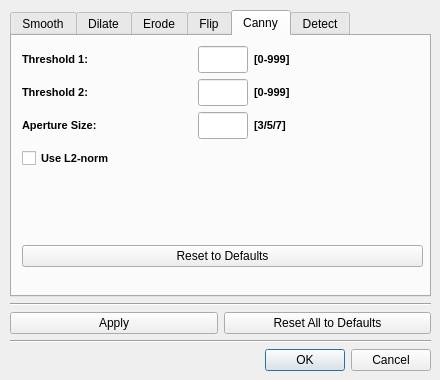
<?xml version="1.0" encoding="UTF-8"?>
<ui version="4.0">
	<class>ImageProcessingSettingsDialog</class>
	<widget class="QDialog" name="ImageProcessingSettingsDialog">
		<property name="geometry">
			<rect>
				<x>0</x>
				<y>0</y>
				<width>440</width>
				<height>380</height>
			</rect>
		</property>
		<property name="windowTitle">
			<string>Image Processing Settings</string>
		</property>
		<widget class="QWidget" name="layoutWidget1">
			<property name="geometry">
				<rect>
					<x>10</x>
					<y>10</y>
					<width>421</width>
					<height>361</height>
				</rect>
			</property>
			<layout class="QVBoxLayout" name="verticalLayout_40">
				<item>
					<widget class="QTabWidget" name="tabWidget">
						<property name="currentIndex">
							<number>4</number>
						</property>
						<widget class="QWidget" name="smoothTab_5">
							<attribute name="title">
								<string>Smooth</string>
							</attribute>
							<widget class="QWidget" name="layoutWidget2_5">
								<property name="geometry">
									<rect>
										<x>10</x>
										<y>10</y>
										<width>401</width>
										<height>221</height>
									</rect>
								</property>
								<layout class="QVBoxLayout" name="verticalLayout_41">
									<item>
										<layout class="QHBoxLayout" name="horizontalLayout_48">
											<item>
												<layout class="QVBoxLayout" name="verticalLayout_42">
													<item>
														<widget class="QLabel" name="label_68">
															<property name="sizePolicy">
																<sizepolicy hsizetype="Preferred" vsizetype="Minimum">
																	<horstretch>0</horstretch>
																	<verstretch>0</verstretch>
																</sizepolicy>
															</property>
															<property name="minimumSize">
																<size>
																	<width>0</width>
																	<height>27</height>
																</size>
															</property>
															<property name="maximumSize">
																<size>
																	<width>140</width>
																	<height>27</height>
																</size>
															</property>
															<property name="font">
																<font>
																	<pointsize>8</pointsize>
																	<weight>75</weight>
																	<bold>true</bold>
																</font>
															</property>
															<property name="text">
																<string>Type:</string>
															</property>
														</widget>
													</item>
													<item>
														<layout class="QVBoxLayout" name="verticalLayout_43">
															<item>
																<widget class="QRadioButton" name="smoothBlurButton">
																	<property name="maximumSize">
																		<size>
																			<width>140</width>
																			<height>16777215</height>
																		</size>
																	</property>
																	<property name="font">
																		<font>
																			<pointsize>8</pointsize>
																		</font>
																	</property>
																	<property name="text">
																		<string>Blur</string>
																	</property>
																	<attribute name="buttonGroup">
																		<string notr="true">smoothTypeGroup</string>
																	</attribute>
																</widget>
															</item>
															<item>
																<widget class="QRadioButton" name="smoothGaussianButton">
																	<property name="maximumSize">
																		<size>
																			<width>140</width>
																			<height>16777215</height>
																		</size>
																	</property>
																	<property name="font">
																		<font>
																			<pointsize>8</pointsize>
																		</font>
																	</property>
																	<property name="text">
																		<string>Gaussian</string>
																	</property>
																	<attribute name="buttonGroup">
																		<string notr="true">smoothTypeGroup</string>
																	</attribute>
																</widget>
															</item>
															<item>
																<widget class="QRadioButton" name="smoothMedianButton">
																	<property name="maximumSize">
																		<size>
																			<width>140</width>
																			<height>16777215</height>
																		</size>
																	</property>
																	<property name="font">
																		<font>
																			<pointsize>8</pointsize>
																		</font>
																	</property>
																	<property name="text">
																		<string>Median</string>
																	</property>
																	<attribute name="buttonGroup">
																		<string notr="true">smoothTypeGroup</string>
																	</attribute>
																</widget>
															</item>
															<item>
																<spacer name="verticalSpacer_29">
																	<property name="orientation">
																		<enum>Qt::Vertical</enum>
																	</property>
																	<property name="sizeHint" stdset="0">
																		<size>
																			<width>20</width>
																			<height>40</height>
																		</size>
																	</property>
																</spacer>
															</item>
														</layout>
													</item>
												</layout>
											</item>
											<item>
												<layout class="QVBoxLayout" name="verticalLayout_44">
													<item>
														<widget class="QLabel" name="label_69">
															<property name="minimumSize">
																<size>
																	<width>0</width>
																	<height>27</height>
																</size>
															</property>
															<property name="maximumSize">
																<size>
																	<width>16777215</width>
																	<height>27</height>
																</size>
															</property>
															<property name="font">
																<font>
																	<pointsize>8</pointsize>
																	<weight>75</weight>
																	<bold>true</bold>
																</font>
															</property>
															<property name="text">
																<string>Parameters:</string>
															</property>
														</widget>
													</item>
													<item>
														<layout class="QVBoxLayout" name="verticalLayout_45">
															<item>
																<layout class="QHBoxLayout" name="horizontalLayout_49">
																	<item>
																		<widget class="QLabel" name="label_70">
																			<property name="sizePolicy">
																				<sizepolicy hsizetype="Minimum" vsizetype="Preferred">
																					<horstretch>0</horstretch>
																					<verstretch>0</verstretch>
																				</sizepolicy>
																			</property>
																			<property name="minimumSize">
																				<size>
																					<width>15</width>
																					<height>0</height>
																				</size>
																			</property>
																			<property name="maximumSize">
																				<size>
																					<width>15</width>
																					<height>16777215</height>
																				</size>
																			</property>
																			<property name="font">
																				<font>
																					<pointsize>8</pointsize>
																				</font>
																			</property>
																			<property name="text">
																				<string>1:</string>
																			</property>
																		</widget>
																	</item>
																	<item>
																		<widget class="QLineEdit" name="smoothParam1Edit">
																			<property name="sizePolicy">
																				<sizepolicy hsizetype="Minimum" vsizetype="Fixed">
																					<horstretch>0</horstretch>
																					<verstretch>0</verstretch>
																				</sizepolicy>
																			</property>
																			<property name="minimumSize">
																				<size>
																					<width>45</width>
																					<height>0</height>
																				</size>
																			</property>
																			<property name="maximumSize">
																				<size>
																					<width>45</width>
																					<height>16777215</height>
																				</size>
																			</property>
																			<property name="font">
																				<font>
																					<pointsize>8</pointsize>
																				</font>
																			</property>
																		</widget>
																	</item>
																	<item>
																		<widget class="QLabel" name="smoothParam1RangeLabel">
																			<property name="font">
																				<font>
																					<pointsize>8</pointsize>
																					<weight>75</weight>
																					<bold>true</bold>
																				</font>
																			</property>
																			<property name="text">
																				<string/>
																			</property>
																		</widget>
																	</item>
																	<item>
																		<widget class="QLabel" name="smoothParam1Label">
																			<property name="font">
																				<font>
																					<pointsize>8</pointsize>
																				</font>
																			</property>
																			<property name="text">
																				<string/>
																			</property>
																		</widget>
																	</item>
																</layout>
															</item>
															<item>
																<layout class="QHBoxLayout" name="horizontalLayout_50">
																	<item>
																		<widget class="QLabel" name="label_71">
																			<property name="sizePolicy">
																				<sizepolicy hsizetype="Minimum" vsizetype="Preferred">
																					<horstretch>0</horstretch>
																					<verstretch>0</verstretch>
																				</sizepolicy>
																			</property>
																			<property name="minimumSize">
																				<size>
																					<width>15</width>
																					<height>0</height>
																				</size>
																			</property>
																			<property name="maximumSize">
																				<size>
																					<width>15</width>
																					<height>16777215</height>
																				</size>
																			</property>
																			<property name="font">
																				<font>
																					<pointsize>8</pointsize>
																				</font>
																			</property>
																			<property name="text">
																				<string>2:</string>
																			</property>
																		</widget>
																	</item>
																	<item>
																		<widget class="QLineEdit" name="smoothParam2Edit">
																			<property name="sizePolicy">
																				<sizepolicy hsizetype="Minimum" vsizetype="Fixed">
																					<horstretch>0</horstretch>
																					<verstretch>0</verstretch>
																				</sizepolicy>
																			</property>
																			<property name="minimumSize">
																				<size>
																					<width>45</width>
																					<height>0</height>
																				</size>
																			</property>
																			<property name="maximumSize">
																				<size>
																					<width>45</width>
																					<height>16777215</height>
																				</size>
																			</property>
																			<property name="font">
																				<font>
																					<pointsize>8</pointsize>
																				</font>
																			</property>
																		</widget>
																	</item>
																	<item>
																		<widget class="QLabel" name="smoothParam2RangeLabel">
																			<property name="font">
																				<font>
																					<pointsize>8</pointsize>
																					<weight>75</weight>
																					<bold>true</bold>
																				</font>
																			</property>
																			<property name="text">
																				<string/>
																			</property>
																		</widget>
																	</item>
																	<item>
																		<widget class="QLabel" name="smoothParam2Label">
																			<property name="font">
																				<font>
																					<pointsize>8</pointsize>
																				</font>
																			</property>
																			<property name="text">
																				<string/>
																			</property>
																		</widget>
																	</item>
																</layout>
															</item>
															<item>
																<layout class="QHBoxLayout" name="horizontalLayout_51">
																	<item>
																		<widget class="QLabel" name="label_72">
																			<property name="sizePolicy">
																				<sizepolicy hsizetype="Minimum" vsizetype="Preferred">
																					<horstretch>0</horstretch>
																					<verstretch>0</verstretch>
																				</sizepolicy>
																			</property>
																			<property name="minimumSize">
																				<size>
																					<width>15</width>
																					<height>0</height>
																				</size>
																			</property>
																			<property name="maximumSize">
																				<size>
																					<width>15</width>
																					<height>16777215</height>
																				</size>
																			</property>
																			<property name="font">
																				<font>
																					<pointsize>8</pointsize>
																				</font>
																			</property>
																			<property name="text">
																				<string>3:</string>
																			</property>
																		</widget>
																	</item>
																	<item>
																		<widget class="QLineEdit" name="smoothParam3Edit">
																			<property name="sizePolicy">
																				<sizepolicy hsizetype="Minimum" vsizetype="Fixed">
																					<horstretch>0</horstretch>
																					<verstretch>0</verstretch>
																				</sizepolicy>
																			</property>
																			<property name="minimumSize">
																				<size>
																					<width>45</width>
																					<height>0</height>
																				</size>
																			</property>
																			<property name="maximumSize">
																				<size>
																					<width>45</width>
																					<height>16777215</height>
																				</size>
																			</property>
																			<property name="font">
																				<font>
																					<pointsize>8</pointsize>
																				</font>
																			</property>
																		</widget>
																	</item>
																	<item>
																		<widget class="QLabel" name="smoothParam3RangeLabel">
																			<property name="font">
																				<font>
																					<pointsize>8</pointsize>
																					<weight>75</weight>
																					<bold>true</bold>
																				</font>
																			</property>
																			<property name="text">
																				<string/>
																			</property>
																		</widget>
																	</item>
																	<item>
																		<widget class="QLabel" name="smoothParam3Label">
																			<property name="font">
																				<font>
																					<pointsize>8</pointsize>
																				</font>
																			</property>
																			<property name="text">
																				<string/>
																			</property>
																		</widget>
																	</item>
																</layout>
															</item>
															<item>
																<layout class="QHBoxLayout" name="horizontalLayout_52">
																	<item>
																		<widget class="QLabel" name="label_73">
																			<property name="sizePolicy">
																				<sizepolicy hsizetype="Minimum" vsizetype="Preferred">
																					<horstretch>0</horstretch>
																					<verstretch>0</verstretch>
																				</sizepolicy>
																			</property>
																			<property name="minimumSize">
																				<size>
																					<width>15</width>
																					<height>0</height>
																				</size>
																			</property>
																			<property name="maximumSize">
																				<size>
																					<width>15</width>
																					<height>16777215</height>
																				</size>
																			</property>
																			<property name="font">
																				<font>
																					<pointsize>8</pointsize>
																				</font>
																			</property>
																			<property name="text">
																				<string>4:</string>
																			</property>
																		</widget>
																	</item>
																	<item>
																		<widget class="QLineEdit" name="smoothParam4Edit">
																			<property name="sizePolicy">
																				<sizepolicy hsizetype="Minimum" vsizetype="Fixed">
																					<horstretch>0</horstretch>
																					<verstretch>0</verstretch>
																				</sizepolicy>
																			</property>
																			<property name="minimumSize">
																				<size>
																					<width>45</width>
																					<height>0</height>
																				</size>
																			</property>
																			<property name="maximumSize">
																				<size>
																					<width>45</width>
																					<height>16777215</height>
																				</size>
																			</property>
																			<property name="font">
																				<font>
																					<pointsize>8</pointsize>
																				</font>
																			</property>
																		</widget>
																	</item>
																	<item>
																		<widget class="QLabel" name="smoothParam4RangeLabel">
																			<property name="font">
																				<font>
																					<pointsize>8</pointsize>
																					<weight>75</weight>
																					<bold>true</bold>
																				</font>
																			</property>
																			<property name="text">
																				<string/>
																			</property>
																		</widget>
																	</item>
																	<item>
																		<widget class="QLabel" name="smoothParam4Label">
																			<property name="font">
																				<font>
																					<pointsize>8</pointsize>
																				</font>
																			</property>
																			<property name="text">
																				<string/>
																			</property>
																		</widget>
																	</item>
																</layout>
															</item>
														</layout>
													</item>
												</layout>
											</item>
										</layout>
									</item>
									<item>
										<spacer name="verticalSpacer_31">
											<property name="orientation">
												<enum>Qt::Vertical</enum>
											</property>
											<property name="sizeHint" stdset="0">
												<size>
													<width>20</width>
													<height>40</height>
												</size>
											</property>
										</spacer>
									</item>
									<item>
										<widget class="QPushButton" name="resetSmoothToDefaultsButton">
											<property name="text">
												<string>Reset to Defaults</string>
											</property>
										</widget>
									</item>
								</layout>
							</widget>
						</widget>
						<widget class="QWidget" name="dilateTab_5">
							<attribute name="title">
								<string>Dilate</string>
							</attribute>
							<widget class="QWidget" name="layoutWidget3_5">
								<property name="geometry">
									<rect>
										<x>10</x>
										<y>10</y>
										<width>401</width>
										<height>221</height>
									</rect>
								</property>
								<layout class="QVBoxLayout" name="verticalLayout_46">
									<item>
										<layout class="QHBoxLayout" name="horizontalLayout_53">
											<item>
												<widget class="QLabel" name="label_74">
													<property name="minimumSize">
														<size>
															<width>0</width>
															<height>27</height>
														</size>
													</property>
													<property name="font">
														<font>
															<pointsize>8</pointsize>
															<weight>75</weight>
															<bold>true</bold>
														</font>
													</property>
													<property name="text">
														<string>Number of iterations:</string>
													</property>
												</widget>
											</item>
											<item>
												<widget class="QLineEdit" name="dilateIterationsEdit">
													<property name="sizePolicy">
														<sizepolicy hsizetype="Minimum" vsizetype="Fixed">
															<horstretch>0</horstretch>
															<verstretch>0</verstretch>
														</sizepolicy>
													</property>
													<property name="minimumSize">
														<size>
															<width>50</width>
															<height>27</height>
														</size>
													</property>
													<property name="maximumSize">
														<size>
															<width>50</width>
															<height>16777215</height>
														</size>
													</property>
													<property name="font">
														<font>
															<pointsize>8</pointsize>
														</font>
													</property>
												</widget>
											</item>
											<item>
												<widget class="QLabel" name="label_75">
													<property name="minimumSize">
														<size>
															<width>0</width>
															<height>27</height>
														</size>
													</property>
													<property name="font">
														<font>
															<pointsize>8</pointsize>
															<weight>75</weight>
															<bold>true</bold>
														</font>
													</property>
													<property name="text">
														<string>[1-999]</string>
													</property>
												</widget>
											</item>
										</layout>
									</item>
									<item>
										<spacer name="verticalSpacer_32">
											<property name="orientation">
												<enum>Qt::Vertical</enum>
											</property>
											<property name="sizeHint" stdset="0">
												<size>
													<width>20</width>
													<height>40</height>
												</size>
											</property>
										</spacer>
									</item>
									<item>
										<widget class="QPushButton" name="resetDilateToDefaultsButton">
											<property name="text">
												<string>Reset to Defaults</string>
											</property>
										</widget>
									</item>
								</layout>
							</widget>
						</widget>
						<widget class="QWidget" name="erodeTab_5">
							<attribute name="title">
								<string>Erode</string>
							</attribute>
							<widget class="QWidget" name="layoutWidget4_5">
								<property name="geometry">
									<rect>
										<x>10</x>
										<y>10</y>
										<width>401</width>
										<height>221</height>
									</rect>
								</property>
								<layout class="QVBoxLayout" name="verticalLayout_47">
									<item>
										<layout class="QHBoxLayout" name="horizontalLayout_54">
											<item>
												<widget class="QLabel" name="label_76">
													<property name="minimumSize">
														<size>
															<width>0</width>
															<height>27</height>
														</size>
													</property>
													<property name="font">
														<font>
															<pointsize>8</pointsize>
															<weight>75</weight>
															<bold>true</bold>
														</font>
													</property>
													<property name="text">
														<string>Number of iterations</string>
													</property>
												</widget>
											</item>
											<item>
												<widget class="QLineEdit" name="erodeIterationsEdit">
													<property name="sizePolicy">
														<sizepolicy hsizetype="Minimum" vsizetype="Fixed">
															<horstretch>0</horstretch>
															<verstretch>0</verstretch>
														</sizepolicy>
													</property>
													<property name="minimumSize">
														<size>
															<width>50</width>
															<height>27</height>
														</size>
													</property>
													<property name="maximumSize">
														<size>
															<width>50</width>
															<height>16777215</height>
														</size>
													</property>
													<property name="font">
														<font>
															<pointsize>8</pointsize>
														</font>
													</property>
												</widget>
											</item>
											<item>
												<widget class="QLabel" name="label_77">
													<property name="minimumSize">
														<size>
															<width>0</width>
															<height>27</height>
														</size>
													</property>
													<property name="font">
														<font>
															<pointsize>8</pointsize>
															<weight>75</weight>
															<bold>true</bold>
														</font>
													</property>
													<property name="text">
														<string>[1-999]</string>
													</property>
												</widget>
											</item>
										</layout>
									</item>
									<item>
										<spacer name="verticalSpacer_33">
											<property name="orientation">
												<enum>Qt::Vertical</enum>
											</property>
											<property name="sizeHint" stdset="0">
												<size>
													<width>20</width>
													<height>40</height>
												</size>
											</property>
										</spacer>
									</item>
									<item>
										<widget class="QPushButton" name="resetErodeToDefaultsButton">
											<property name="text">
												<string>Reset to Defaults</string>
											</property>
										</widget>
									</item>
								</layout>
							</widget>
						</widget>
						<widget class="QWidget" name="flipTab_5">
							<attribute name="title">
								<string>Flip</string>
							</attribute>
							<widget class="QWidget" name="layoutWidget5_5">
								<property name="geometry">
									<rect>
										<x>10</x>
										<y>10</y>
										<width>401</width>
										<height>221</height>
									</rect>
								</property>
								<layout class="QVBoxLayout" name="verticalLayout_48">
									<item>
										<layout class="QHBoxLayout" name="horizontalLayout_55">
											<item>
												<widget class="QLabel" name="label_78">
													<property name="sizePolicy">
														<sizepolicy hsizetype="Preferred" vsizetype="Minimum">
															<horstretch>0</horstretch>
															<verstretch>0</verstretch>
														</sizepolicy>
													</property>
													<property name="minimumSize">
														<size>
															<width>0</width>
															<height>27</height>
														</size>
													</property>
													<property name="maximumSize">
														<size>
															<width>16777215</width>
															<height>27</height>
														</size>
													</property>
													<property name="font">
														<font>
															<pointsize>8</pointsize>
															<weight>75</weight>
															<bold>true</bold>
														</font>
													</property>
													<property name="text">
														<string>Mode:</string>
													</property>
												</widget>
											</item>
											<item>
												<widget class="QRadioButton" name="flipXAxisButton">
													<property name="font">
														<font>
															<pointsize>8</pointsize>
														</font>
													</property>
													<property name="text">
														<string>X-axis</string>
													</property>
													<attribute name="buttonGroup">
														<string notr="true">flipCodeGroup</string>
													</attribute>
												</widget>
											</item>
											<item>
												<widget class="QRadioButton" name="flipYAxisButton">
													<property name="font">
														<font>
															<pointsize>8</pointsize>
														</font>
													</property>
													<property name="text">
														<string>Y-axis</string>
													</property>
													<attribute name="buttonGroup">
														<string notr="true">flipCodeGroup</string>
													</attribute>
												</widget>
											</item>
											<item>
												<widget class="QRadioButton" name="flipBothAxesButton">
													<property name="font">
														<font>
															<pointsize>8</pointsize>
														</font>
													</property>
													<property name="text">
														<string>Both axes</string>
													</property>
													<attribute name="buttonGroup">
														<string notr="true">flipCodeGroup</string>
													</attribute>
												</widget>
											</item>
										</layout>
									</item>
									<item>
										<spacer name="verticalSpacer_34">
											<property name="orientation">
												<enum>Qt::Vertical</enum>
											</property>
											<property name="sizeHint" stdset="0">
												<size>
													<width>20</width>
													<height>40</height>
												</size>
											</property>
										</spacer>
									</item>
									<item>
										<widget class="QPushButton" name="resetFlipToDefaultsButton">
											<property name="text">
												<string>Reset to Defaults</string>
											</property>
										</widget>
									</item>
								</layout>
							</widget>
						</widget>
						<widget class="QWidget" name="cannyTab_5">
							<attribute name="title">
								<string>Canny</string>
							</attribute>
							<widget class="QWidget" name="layoutWidget6_5">
								<property name="geometry">
									<rect>
										<x>10</x>
										<y>10</y>
										<width>401</width>
										<height>221</height>
									</rect>
								</property>
								<layout class="QVBoxLayout" name="verticalLayout_49">
									<item>
										<layout class="QHBoxLayout" name="horizontalLayout_56">
											<item>
												<widget class="QLabel" name="label_79">
													<property name="minimumSize">
														<size>
															<width>0</width>
															<height>27</height>
														</size>
													</property>
													<property name="font">
														<font>
															<pointsize>8</pointsize>
															<weight>75</weight>
															<bold>true</bold>
														</font>
													</property>
													<property name="text">
														<string>Threshold 1:</string>
													</property>
												</widget>
											</item>
											<item>
												<widget class="QLineEdit" name="cannyThresh1Edit">
													<property name="sizePolicy">
														<sizepolicy hsizetype="Minimum" vsizetype="Fixed">
															<horstretch>0</horstretch>
															<verstretch>0</verstretch>
														</sizepolicy>
													</property>
													<property name="minimumSize">
														<size>
															<width>50</width>
															<height>27</height>
														</size>
													</property>
													<property name="maximumSize">
														<size>
															<width>50</width>
															<height>16777215</height>
														</size>
													</property>
													<property name="font">
														<font>
															<pointsize>8</pointsize>
														</font>
													</property>
												</widget>
											</item>
											<item>
												<widget class="QLabel" name="label_80">
													<property name="minimumSize">
														<size>
															<width>0</width>
															<height>27</height>
														</size>
													</property>
													<property name="font">
														<font>
															<pointsize>8</pointsize>
															<weight>75</weight>
															<bold>true</bold>
														</font>
													</property>
													<property name="text">
														<string>[0-999]</string>
													</property>
												</widget>
											</item>
										</layout>
									</item>
									<item>
										<layout class="QHBoxLayout" name="horizontalLayout_57">
											<item>
												<widget class="QLabel" name="label_81">
													<property name="minimumSize">
														<size>
															<width>0</width>
															<height>27</height>
														</size>
													</property>
													<property name="font">
														<font>
															<pointsize>8</pointsize>
															<weight>75</weight>
															<bold>true</bold>
														</font>
													</property>
													<property name="text">
														<string>Threshold 2:</string>
													</property>
												</widget>
											</item>
											<item>
												<widget class="QLineEdit" name="cannyThresh2Edit">
													<property name="sizePolicy">
														<sizepolicy hsizetype="Minimum" vsizetype="Fixed">
															<horstretch>0</horstretch>
															<verstretch>0</verstretch>
														</sizepolicy>
													</property>
													<property name="minimumSize">
														<size>
															<width>50</width>
															<height>27</height>
														</size>
													</property>
													<property name="maximumSize">
														<size>
															<width>50</width>
															<height>16777215</height>
														</size>
													</property>
													<property name="font">
														<font>
															<pointsize>8</pointsize>
														</font>
													</property>
												</widget>
											</item>
											<item>
												<widget class="QLabel" name="label_82">
													<property name="minimumSize">
														<size>
															<width>0</width>
															<height>27</height>
														</size>
													</property>
													<property name="font">
														<font>
															<pointsize>8</pointsize>
															<weight>75</weight>
															<bold>true</bold>
														</font>
													</property>
													<property name="text">
														<string>[0-999]</string>
													</property>
												</widget>
											</item>
										</layout>
									</item>
									<item>
										<layout class="QHBoxLayout" name="horizontalLayout_58">
											<item>
												<widget class="QLabel" name="label_83">
													<property name="minimumSize">
														<size>
															<width>0</width>
															<height>27</height>
														</size>
													</property>
													<property name="font">
														<font>
															<pointsize>8</pointsize>
															<weight>75</weight>
															<bold>true</bold>
														</font>
													</property>
													<property name="text">
														<string>Aperture Size:</string>
													</property>
												</widget>
											</item>
											<item>
												<widget class="QLineEdit" name="cannyApertureSizeEdit">
													<property name="sizePolicy">
														<sizepolicy hsizetype="Minimum" vsizetype="Fixed">
															<horstretch>0</horstretch>
															<verstretch>0</verstretch>
														</sizepolicy>
													</property>
													<property name="minimumSize">
														<size>
															<width>50</width>
															<height>27</height>
														</size>
													</property>
													<property name="maximumSize">
														<size>
															<width>50</width>
															<height>16777215</height>
														</size>
													</property>
													<property name="font">
														<font>
															<pointsize>8</pointsize>
														</font>
													</property>
												</widget>
											</item>
											<item>
												<widget class="QLabel" name="label_84">
													<property name="minimumSize">
														<size>
															<width>0</width>
															<height>27</height>
														</size>
													</property>
													<property name="font">
														<font>
															<pointsize>8</pointsize>
															<weight>75</weight>
															<bold>true</bold>
														</font>
													</property>
													<property name="text">
														<string>[3/5/7]</string>
													</property>
												</widget>
											</item>
										</layout>
									</item>
									<item>
										<widget class="QCheckBox" name="cannyL2NormCheckBox">
											<property name="minimumSize">
												<size>
													<width>0</width>
													<height>27</height>
												</size>
											</property>
											<property name="font">
												<font>
													<pointsize>8</pointsize>
													<weight>75</weight>
													<bold>true</bold>
												</font>
											</property>
											<property name="text">
												<string>Use L2-norm</string>
											</property>
										</widget>
									</item>
									<item>
										<spacer name="verticalSpacer_35">
											<property name="orientation">
												<enum>Qt::Vertical</enum>
											</property>
											<property name="sizeHint" stdset="0">
												<size>
													<width>20</width>
													<height>40</height>
												</size>
											</property>
										</spacer>
									</item>
									<item>
										<widget class="QPushButton" name="resetCannyToDefaultsButton">
											<property name="text">
												<string>Reset to Defaults</string>
											</property>
										</widget>
									</item>
								</layout>
							</widget>
						</widget>
						<widget class="QWidget" name="detectTab_5">
							<attribute name="title">
								<string>Detect</string>
							</attribute>
							<widget class="QWidget" name="layoutWidget7_5">
								<property name="geometry">
									<rect>
										<x>10</x>
										<y>10</y>
										<width>401</width>
										<height>221</height>
									</rect>
								</property>
								<layout class="QVBoxLayout" name="verticalLayout_50">
									<item>
										<layout class="QHBoxLayout" name="horizontalLayout_60">
											<item>
												<widget class="QLabel" name="label_85">
													<property name="minimumSize">
														<size>
															<width>0</width>
															<height>27</height>
														</size>
													</property>
													<property name="font">
														<font>
															<pointsize>8</pointsize>
															<weight>75</weight>
															<bold>true</bold>
														</font>
													</property>
													<property name="text">
														<string>Confidence:</string>
													</property>
												</widget>
											</item>
											<item>
												<widget class="QLineEdit" name="detectConfidenceEdit">
													<property name="sizePolicy">
														<sizepolicy hsizetype="Minimum" vsizetype="Fixed">
															<horstretch>0</horstretch>
															<verstretch>0</verstretch>
														</sizepolicy>
													</property>
													<property name="minimumSize">
														<size>
															<width>50</width>
															<height>27</height>
														</size>
													</property>
													<property name="maximumSize">
														<size>
															<width>50</width>
															<height>16777215</height>
														</size>
													</property>
													<property name="font">
														<font>
															<pointsize>8</pointsize>
														</font>
													</property>
												</widget>
											</item>
											<item>
												<widget class="QLabel" name="label_86">
													<property name="minimumSize">
														<size>
															<width>0</width>
															<height>27</height>
														</size>
													</property>
													<property name="font">
														<font>
															<pointsize>8</pointsize>
															<weight>75</weight>
															<bold>true</bold>
														</font>
													</property>
													<property name="text">
														<string>[0-1]</string>
													</property>
												</widget>
											</item>
										</layout>
									</item>
									<item>
										<layout class="QHBoxLayout" name="horizontalLayout_61">
											<item>
												<widget class="QLabel" name="label_87">
													<property name="minimumSize">
														<size>
															<width>0</width>
															<height>27</height>
														</size>
													</property>
													<property name="font">
														<font>
															<pointsize>8</pointsize>
															<weight>75</weight>
															<bold>true</bold>
														</font>
													</property>
													<property name="text">
														<string>NMS Threshold:</string>
													</property>
												</widget>
											</item>
											<item>
												<widget class="QLineEdit" name="detectNMSThreshEdit">
													<property name="sizePolicy">
														<sizepolicy hsizetype="Minimum" vsizetype="Fixed">
															<horstretch>0</horstretch>
															<verstretch>0</verstretch>
														</sizepolicy>
													</property>
													<property name="minimumSize">
														<size>
															<width>50</width>
															<height>27</height>
														</size>
													</property>
													<property name="maximumSize">
														<size>
															<width>50</width>
															<height>16777215</height>
														</size>
													</property>
													<property name="font">
														<font>
															<pointsize>8</pointsize>
														</font>
													</property>
												</widget>
											</item>
											<item>
												<widget class="QLabel" name="label_88">
													<property name="minimumSize">
														<size>
															<width>0</width>
															<height>27</height>
														</size>
													</property>
													<property name="font">
														<font>
															<pointsize>8</pointsize>
															<weight>75</weight>
															<bold>true</bold>
														</font>
													</property>
													<property name="text">
														<string>[0-1]</string>
													</property>
												</widget>
											</item>
										</layout>
									</item>
									<item>
										<spacer name="verticalSpacer_36">
											<property name="orientation">
												<enum>Qt::Vertical</enum>
											</property>
											<property name="sizeHint" stdset="0">
												<size>
													<width>20</width>
													<height>40</height>
												</size>
											</property>
										</spacer>
									</item>
									<item>
										<widget class="QPushButton" name="resetDetectToDefaultsButton">
											<property name="text">
												<string>Reset to Defaults</string>
											</property>
										</widget>
									</item>
								</layout>
							</widget>
						</widget>
					</widget>
				</item>
				<item>
					<widget class="Line" name="line_9">
						<property name="orientation">
							<enum>Qt::Horizontal</enum>
						</property>
					</widget>
				</item>
				<item>
					<layout class="QHBoxLayout" name="horizontalLayout_59">
						<item>
							<widget class="QPushButton" name="applyButton">
								<property name="text">
									<string>Apply</string>
								</property>
							</widget>
						</item>
						<item>
							<widget class="QPushButton" name="resetAllToDefaultsButton">
								<property name="text">
									<string>Reset All to Defaults</string>
								</property>
							</widget>
						</item>
					</layout>
				</item>
				<item>
					<widget class="Line" name="line_10">
						<property name="orientation">
							<enum>Qt::Horizontal</enum>
						</property>
					</widget>
				</item>
				<item>
					<widget class="QDialogButtonBox" name="okCancelBox">
						<property name="orientation">
							<enum>Qt::Horizontal</enum>
						</property>
						<property name="standardButtons">
							<set>QDialogButtonBox::Cancel|QDialogButtonBox::Ok</set>
						</property>
					</widget>
				</item>
			</layout>
		</widget>
	</widget>
	<tabstops>
		<tabstop>tabWidget</tabstop>
		<tabstop>applyButton</tabstop>
		<tabstop>resetAllToDefaultsButton</tabstop>
		<tabstop>okCancelBox</tabstop>
		<tabstop>smoothBlurButton</tabstop>
		<tabstop>smoothGaussianButton</tabstop>
		<tabstop>smoothMedianButton</tabstop>
		<tabstop>smoothParam1Edit</tabstop>
		<tabstop>smoothParam2Edit</tabstop>
		<tabstop>smoothParam3Edit</tabstop>
		<tabstop>smoothParam4Edit</tabstop>
		<tabstop>resetSmoothToDefaultsButton</tabstop>
		<tabstop>dilateIterationsEdit</tabstop>
		<tabstop>resetDilateToDefaultsButton</tabstop>
		<tabstop>erodeIterationsEdit</tabstop>
		<tabstop>resetErodeToDefaultsButton</tabstop>
		<tabstop>flipXAxisButton</tabstop>
		<tabstop>flipYAxisButton</tabstop>
		<tabstop>flipBothAxesButton</tabstop>
		<tabstop>resetFlipToDefaultsButton</tabstop>
		<tabstop>cannyThresh1Edit</tabstop>
		<tabstop>cannyThresh2Edit</tabstop>
		<tabstop>cannyApertureSizeEdit</tabstop>
		<tabstop>cannyL2NormCheckBox</tabstop>
		<tabstop>resetCannyToDefaultsButton</tabstop>
	</tabstops>
	<resources/>
	<connections>
		<connection>
			<sender>okCancelBox</sender>
			<signal>accepted()</signal>
			<receiver>ImageProcessingSettingsDialog</receiver>
			<slot>accept()</slot>
			<hints>
				<hint type="sourcelabel">
					<x>220</x>
					<y>356</y>
				</hint>
				<hint type="destinationlabel">
					<x>219</x>
					<y>189</y>
				</hint>
			</hints>
		</connection>
		<connection>
			<sender>okCancelBox</sender>
			<signal>rejected()</signal>
			<receiver>ImageProcessingSettingsDialog</receiver>
			<slot>reject()</slot>
			<hints>
				<hint type="sourcelabel">
					<x>220</x>
					<y>356</y>
				</hint>
				<hint type="destinationlabel">
					<x>219</x>
					<y>189</y>
				</hint>
			</hints>
		</connection>
	</connections>
	<buttongroups>
		<buttongroup name="smoothTypeGroup"/>
		<buttongroup name="flipCodeGroup"/>
	</buttongroups>
</ui>
